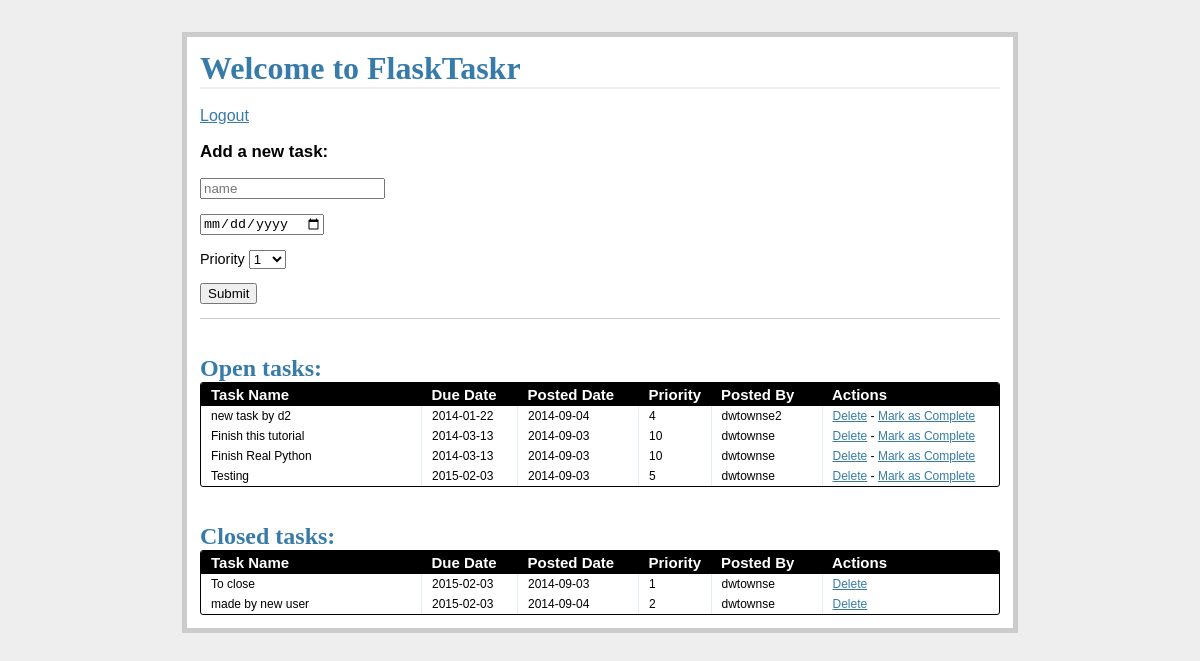
/tasks/ (signed in), run on an earlier commit of the app's database.
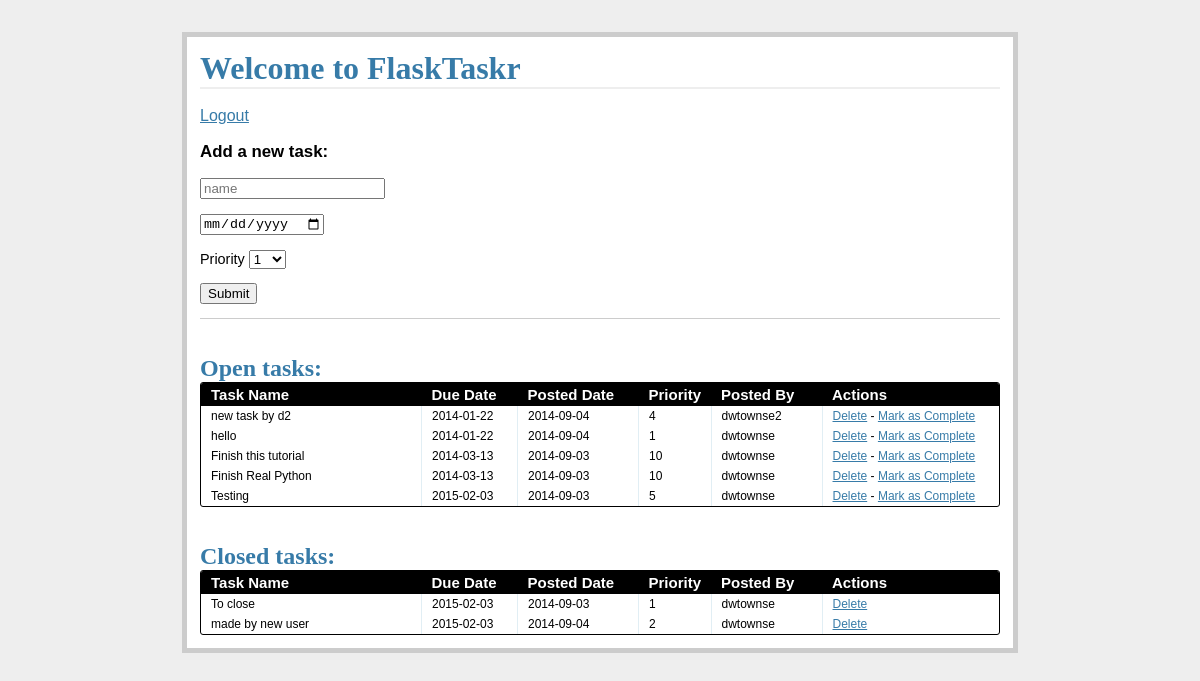
And on a later commit of the database.
### models.py (models this page shows, shortened)
class Task(db.Model):
    import datetime
    __tablename__ = "tasks"
    task_id = db.Column(db.Integer, primary_key=True)
    name = db.Column(db.String, nullable=False)
    due_date = db.Column(db.Date, nullable=False)
    priority = db.Column(db.Integer, nullable=False)
    posted_date = db.Column(db.Date,
                            default=datetime.datetime.utcnow())
    status = db.Column(db.Integer)
    user_id = db.Column(db.Integer, db.ForeignKey('users.id'))

class User(db.Model):
    __tablename__ = "users"
    id = db.Column(db.Integer, primary_key=True)
    name = db.Column(db.String, unique=True, nullable=False)
    email = db.Column(db.String, unique=True, nullable=False)
    password = db.Column(db.String, nullable=False)
    tasks = db.relationship('Task', backref='poster')

### views.py (the view)
@app.route('/tasks/')
@login_required
def tasks():
    open_tasks = db.session.query(Task) \
        .filter_by(status='1').order_by(Task.due_date.asc())
    closed_tasks = db.session.query(Task) \
        .filter_by(status='0').order_by(Task.due_date.asc())
    return render_template(
        'tasks.html',
        form=AddTaskForm(request.form),
        open_tasks=open_tasks,
        closed_tasks=closed_tasks
    )

### forms.py
class AddTaskForm(Form):
    task_id = IntegerField('Priority')
    name = TextField('Task Name', validators=[DataRequired()])
    due_date = DateField(
        'Date Due (mm/dd/yyyy)',
        validators=[DataRequired()], format='%m/%d/%Y'
    )
    priority = SelectField(
        'Priority',
        validators=[DataRequired()],
        choices=[
            ('1', '1'), ('2', '2'), ('3', '3'), ('4', '4'), ('5', '5'),
            ('6', '6'), ('7', '7'), ('8', '8'), ('9', '9'), ('10', '10')
        ]
    )
    status = IntegerField('Status')

### views.py (called while the page is built)
def login_required(test):
    @wraps(test)
    def wrap(*args, **kwargs):
        if 'logged_in' in session:
            return test(*args, **kwargs)
        else:
            flash('You need to login first.')
            return redirect(url_for('login'))
    return wrap

### templates/tasks.html (shortened to what this page needs)
{% extends "template.html" %}
{% block content %}
  <h1>Welcome to FlaskTaskr</h1>
  <br>
  <a href="/logout">Logout</a>
  <div class="add-task">
    <h3>Add a new task:</h3>
      <form action="{{ url_for('new_task') }}" method="post">
        <p>
        {{ form.name(placeholder="name") }}
        </p>
        <p>
        {{ form.due_date(placeholder="due date") }}
        </p>
        <p>
        {{ form.priority.label }}
        {{ form.priority }}
        </p>
        <p><input type="submit" value="Submit"></p>
      </form>
  </div>
  <div class="entries">
    <br>
    <br>
    <h2>Open tasks:</h2>
    <div class="datagrid">
      <table>
        <thead>
          <tr>
            <th width="200px"><strong>Task Name</strong></th>
            <th width="75px"><strong>Due Date</strong></th>
            <th width="100px"><strong>Posted Date</strong></th>
            <th width="50px"><strong>Priority</strong></th>
            <th width="90px"><strong>Posted By</strong></th>
            <th><strong>Actions</strong></th>
          </tr>
        </thead>
        {% for o in open_tasks %}
          <tr>
            <td width="200px">{{ o.name }}</td>
            <td width="75px">{{ o.due_date }}</td>
            <td width="100px">{{ o.posted_date }}</td>
            <td width="50px">{{ o.priority }}</td>
            <td width="90px">{{ o.poster.name }}</td>
            <td>
              <a href="{{ url_for('delete_entry', task_id = o.task_id) }}">Delete</a>  -
              <a href="{{ url_for('complete', task_id = o.task_id) }}">Mark as Complete</a>
            </td>
          </tr>
        {% endfor %}
      </table>
    </div>
  </div>
  <br>
  <br>
  <div class="entries">
    <h2>Closed tasks:</h2>
    <div class="datagrid">
      <table>
        <thead>
          <tr>
            <th width="200px"><strong>Task Name</strong></th>
            <th width="75px"><strong>Due Date</strong></th>
            <th width="100px"><strong>Posted Date</strong></th>
            <th width="50px"><strong>Priority</strong></th>
            <th width="90px"><strong>Posted By</strong></th>
            <th><strong>Actions</strong></th>
          </tr>
        </thead>
        {% for c in closed_tasks %}
          <tr>
            <td width="200px">{{ c.name }}</td>
            <td width="75px">{{ c.due_date }}</td>
            <td width="100px">{{ c.posted_date }}</td>
            <td width="50px">{{ c.priority }}</td>
            <td width="90px">{{ c.poster.name }}</td>
            <td>
               <a href="{{ url_for('delete_entry', task_id = c.task_id) }}">Delete</a>
            </td>
          </tr>
        {% endfor %}
      </table>
    </div>
{% endblock %}

### templates/template.html (shortened to what this page needs)
<!DOCTYPE html>
<html>
    <head>
        <link rel='stylesheet' href="{{url_for('static',
             filename='css/styles.css') }}">
    </head>
    <body>
        <div class="page">
            {% block content %}
            {% endblock %}
    </body>
</html>

### static/css/styles.css (style rules this page uses)
body { font-family: sans-serif; background: #eee; }
a, h1, h2 { color: #377BA8; }
h1, h2 { font-family: 'Georgia', serif; margin: 0; }
h1 { border-bottom: 2px solid #eee; }
h2 { font-size: 1.5em; }
.page { margin: 2em auto; width: 50em; border: 5px solid #ccc; padding: 0.8em; background: white; }
.entries { list-style: none; margin: 0; padding: 0; }
.add-task { font-size: 0.9em; border-bottom: 1px solid #ccc; }
.datagrid table { border-collapse: collapse; text-align: left; width: 100%; }
.datagrid { background: #fff; overflow: hidden; border: 1px solid #000000; border-radius: 3px; }
.datagrid table td, .datagrid table th { padding: 3px 10px; }
.datagrid table thead th { background-color:#000000; color:#FFFFFF; font-size: 15px; font-weight: bold; }
.datagrid table thead th:first-child { border: none; }
.datagrid table tbody td { color: #000000; border-left: 1px solid #E1EEF4; font-size: 12px; font-weight: normal; }
.datagrid table tbody td:first-child { border-left: none; }
.datagrid table tbody tr:last-child td { border-bottom: none; }

What changed in the data, as far as the page shows it:
added Task: name "hello", due_date "2014-01-22", posted_date "2014-09-04", priority "1", poster.name "dwtownse", shown under "Open tasks:"
